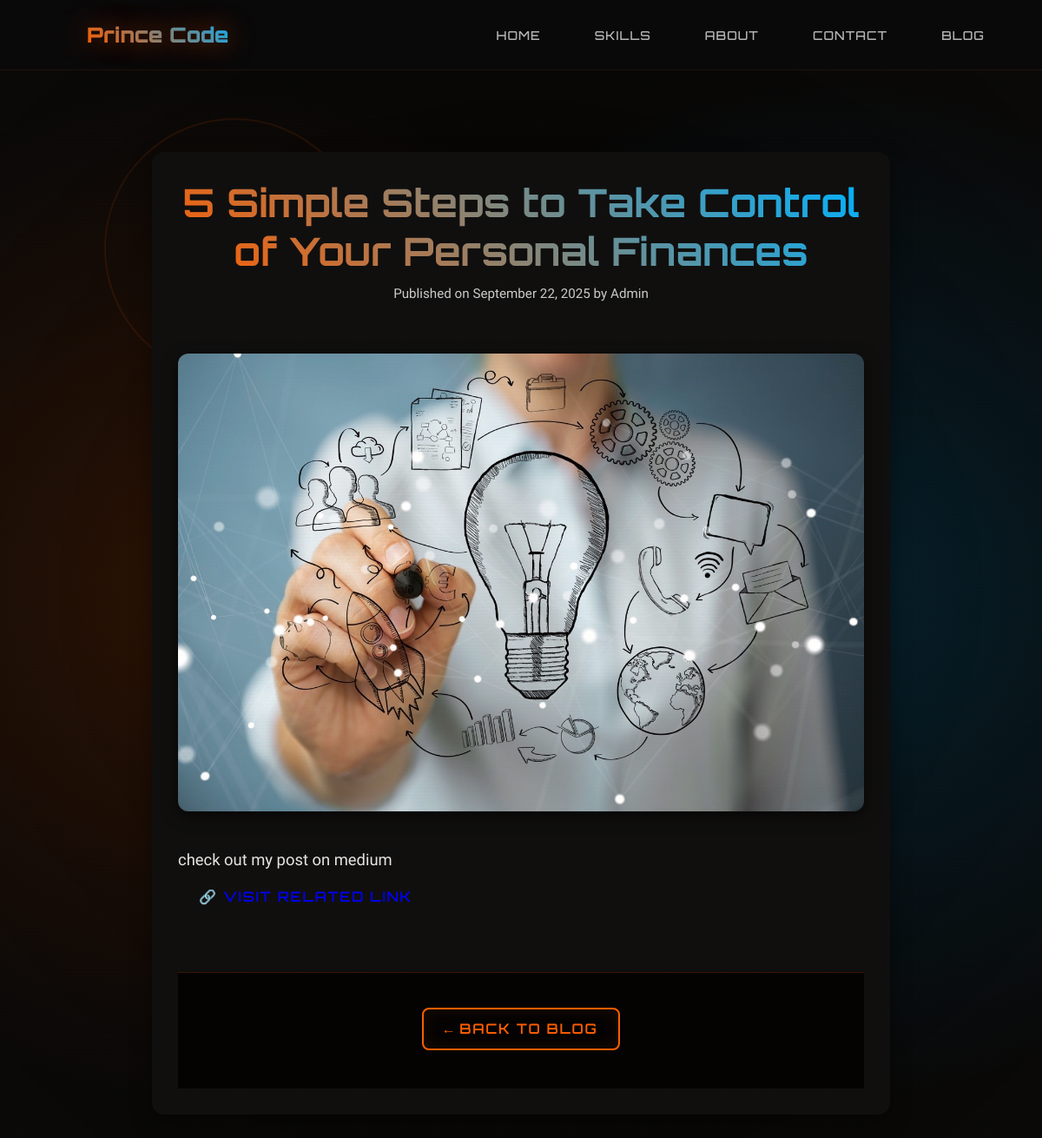
The app's page /blog/2/ with its own data.
### main/models.py (models this page shows, shortened)
class BlogPost(models.Model):
    title = models.CharField(max_length=200)
    slug = models.SlugField(
        unique=True,
        max_length=200,
        blank=True,
        help_text="Auto-generated from title if left empty"
    )
    content = models.TextField()
    image = models.ImageField(
        upload_to="blog_images/",
        blank=True,
        null=True
    )
    link = models.URLField(
        blank=True,
        null=True,
        help_text="Optional external link"
    )
    created_at = models.DateTimeField(auto_now_add=True)

### main/views.py (the view)
# urls.py: path("blog/<int:pk>/", views.blog_detail, name="post_detail"),
def blog_detail(request, pk):
    post = get_object_or_404(BlogPost, pk=pk)
    return render(request, "main/blog_detail.html", {"post": post})

### main/templates/main/blog_detail.html (shortened to what this page needs)
{% extends "main/base.html" %}
{% load static %}
{% block content %}
<article class="blog-detail">
  <header class="detail-header">
    <h1 class="detail-title">{{ post.title }}</h1>
    <p class="detail-meta">
      Published on {{ post.created_at|date:"F d, Y" }} by Admin
    </p>
  </header>
  <div class="detail-image">
    <img src="{{ post.image.url }}" alt="{{ post.title }}">
  </div>
  <div class="detail-body">
    {{ post.content|safe }}
    {% if post.link %}
  <div class="external-link">
    <a href="{{ post.link }}" target="_blank" rel="noopener noreferrer" class="cta-button">
      🔗 Visit Related Link
    </a>
  </div>
{% endif %}
  </div>
  <footer class="detail-footer">
    <a href="{% url 'post_list' %}" class="cta-button cta-secondary">← Back to Blog</a>
  </footer>
</article>
{% endblock %}

### main/static/css/styles.css (style rules this page uses)
* { margin: 0; padding: 0; box-sizing: border-box; }
body { font-family: 'Rajdhani', sans-serif; background: #0a0a0a; color: #ffffff; overflow-x: hidden; position: relative; font-weight: 400; }
.cta-button { padding: 12px 30px; border: none; font-size: 1rem; cursor: pointer; position: relative; overflow: hidden; transition: all 0.3s ease; text-decoration: none; display: inline-block; text-transform: uppercase; letter-spacing: 0.1em; font-family: 'Orbitron', monospace; font-weight: 700; }
.cta-secondary { background: transparent; color: #FF5E00; border: 2px solid #FF5E00; box-shadow: inset 0 0 20px rgba(255, 94, 0, 0.1); }
.cta-button::before { content: ''; position: absolute; top: 50%; left: 50%; width: 0; height: 0; background: rgba(255, 255, 255, 0.2); border-radius: 50%; transform: translate(-50%, -50%); transition: width 0.6s, height 0.6s; }
footer { background: rgba(0, 0, 0, 0.8); border-top: 1px solid rgba(255, 94, 0, 0.2); padding: 40px 20px; text-align: center; }
.blog-detail { max-width: 850px; margin: 80px auto; padding: 30px; background: #0f0f0f; border-radius: 14px; box-shadow: 0 8px 25px rgba(0, 0, 0, 0.4); color: #f5f5f5; font-family: 'Rajdhani', sans-serif; }
.detail-header { text-align: center; margin-bottom: 35px; }
.detail-title { font-size: 2.8rem; font-family: 'Orbitron', sans-serif; background: linear-gradient(45deg, #FF5E00, #00B2FF); -webkit-background-clip: text; -webkit-text-fill-color: transparent; margin-bottom: 12px; }
.detail-meta { font-size: 0.95rem; color: #ccc; font-weight: 400; }
.detail-image img { width: 100%; border-radius: 12px; margin: 25px 0 35px; box-shadow: 0 5px 18px rgba(0,0,0,0.6); transition: transform 0.3s ease-in-out; }
.detail-body { line-height: 1.8; font-size: 1.15rem; color: #e6e6e6; }
.detail-footer { margin-top: 50px; text-align: center; }
.cta-button { display: inline-block; padding: 12px 24px; border-radius: 8px; font-weight: 600; text-decoration: none; transition: all 0.3s ease-in-out; }
.cta-secondary { background: transparent; border: 2px solid #FF5E00; color: #FF5E00; }
.cta-button { padding: 12px 24px; font-size: 16px; border-radius: 8px; display: inline-block; text-decoration: none; }

### records on screen
BlogPost: title "5 Simple Steps to Take Control of Your Personal Finances", created_at "September 22, 2025", image (picture), content "check out my post on medium"
